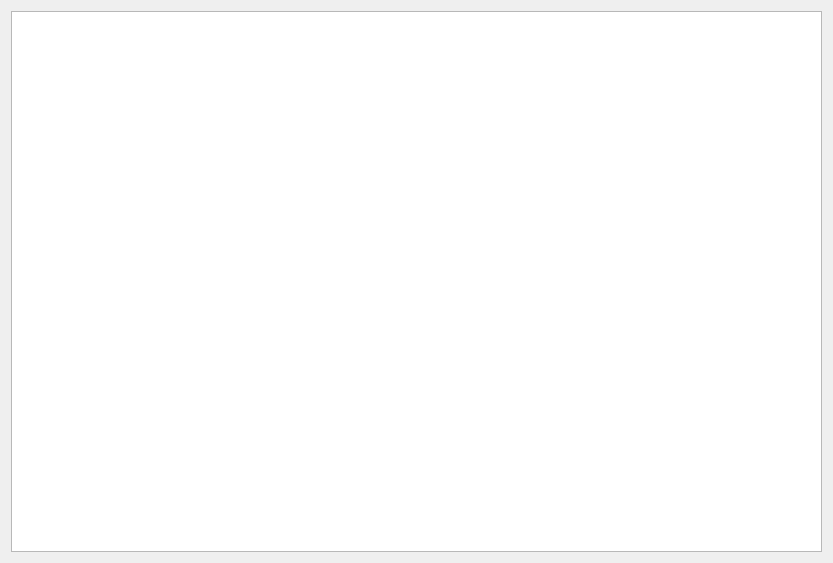
<?xml version="1.0" encoding="UTF-8"?>
<ui version="4.0">
 <class>Dialog</class>
 <widget class="QDialog" name="Dialog">
  <property name="geometry">
   <rect>
    <x>0</x>
    <y>0</y>
    <width>833</width>
    <height>563</height>
   </rect>
  </property>
  <property name="windowTitle">
   <string>Dialog</string>
  </property>
  <layout class="QVBoxLayout" name="verticalLayout">
   <item>
    <widget class="QTextEdit" name="textEdit_read"/>
   </item>
  </layout>
 </widget>
 <resources/>
 <connections/>
</ui>
